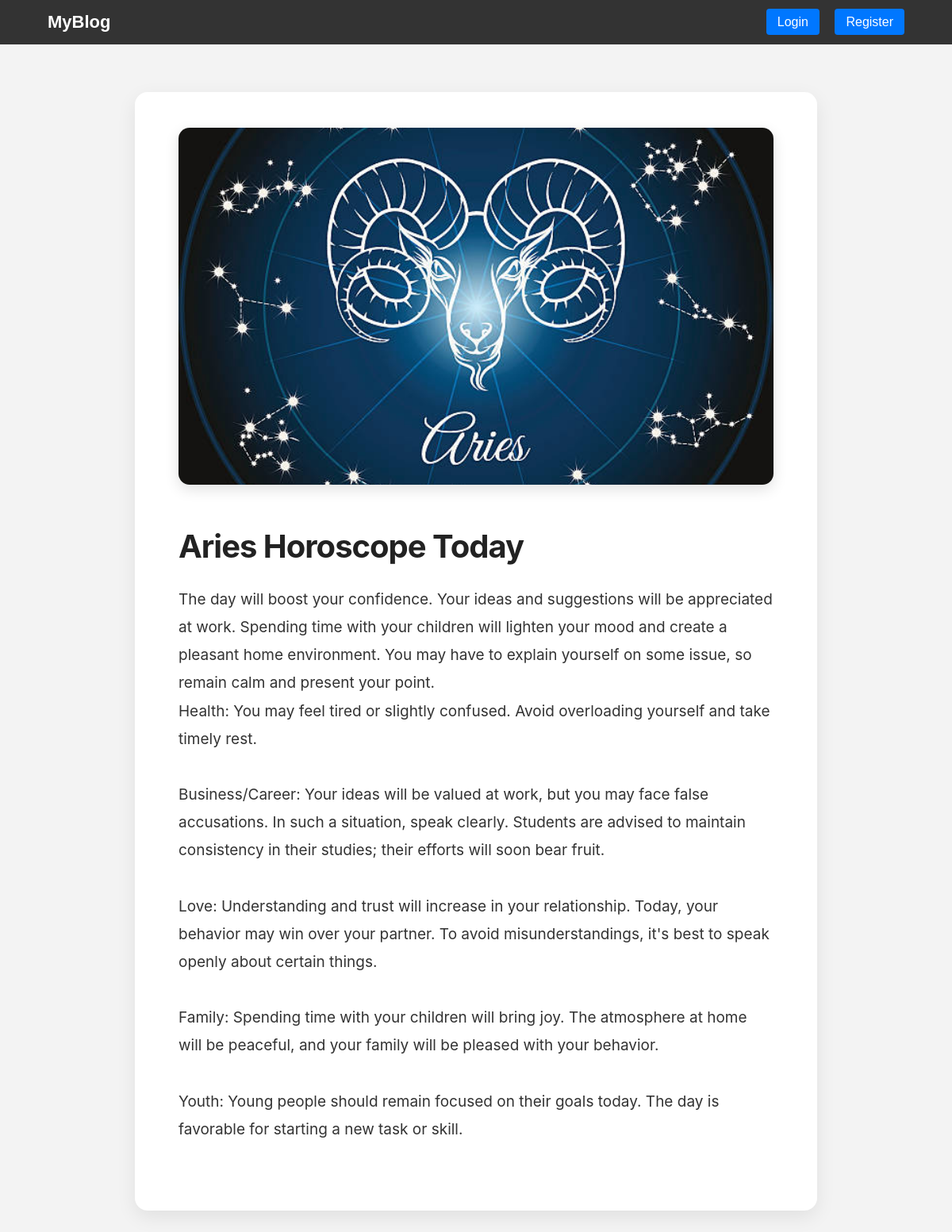
/post/aries-horoscope-today/, run on the app's committed database.
### myapp/models.py (models this page shows, shortened)
class Post(models.Model):
    title = models.CharField(max_length=200)                   # --> Title of the Post
    slug = models.SlugField(unique=True, blank=True)           # --> Slug if requied
    content = models.TextField()                               # --> Content
    author = models.ForeignKey(User, on_delete=models.CASCADE) # --> Author on user created
    created_at = models.DateTimeField(auto_now_add=True)       # --> Created Time
    image = models.ImageField(upload_to='images/', blank=True, null=True)

### myapp/views.py (the view)
# urls.py: path('post/<slug:slug>/', views.details_view, name='details'),
def details_view(request, slug):
    post = get_object_or_404(Post, slug=slug)
    return render(request, 'details.html', {'post': post})

### myapp/templates/details.html (shortened to what this page needs)
{% extends 'base.html' %}
{% block content %}
<div class="post-details">
    {% if post.image %}
        <img src="{{ post.image.url }}" class="detail-image">
    {% endif %}
    <h1 class="detail-title">{{ post.title }}</h1>
    <p class="detail-content">{{ post.content|safe }}</p>
</div>
{% endblock %}

### myapp/static/css/style.css (style rules this page uses)
body { margin: 0; font-family: Arial, sans-serif; background: #f3f3f3; }
.detail-image { width: 100%; border-radius: 10px; }
.detail-title { font-size: 32px; margin-top: 20px; }
.post-details { max-width: 750px; margin: 60px auto; background: #ffffff; padding: 45px 55px; border-radius: 16px; box-shadow: 0 8px 25px rgba(0,0,0,0.08); font-family: "Inter", sans-serif; color: #222; }
.detail-image { width: 100%; max-height: 450px; object-fit: cover; border-radius: 14px; margin-bottom: 30px; box-shadow: 0 6px 18px rgba(0,0,0,0.12); }
.detail-title { font-size: 40px; font-weight: 700; line-height: 1.2; margin-bottom: 25px; letter-spacing: -1px; }
.detail-content { font-size: 19px; line-height: 1.85; color: #333; white-space: pre-line; margin-bottom: 40px; }

### data on the page
Post: image (picture), title "Aries Horoscope Today", content "The day will boost your confidence. Your ideas and suggestions will be appreciated at work. Spending time with your children will lighten your mood and create a pleasant home environment. You may have to explain yourself on some issue, so remain calm and present your point. Health: You may feel tired or slightly confused. Avoid overloading yourself and take timely rest. Business/Career: Your ideas will be valued at work, but you may face false accusations. In such a situation, speak clearly. Students are advised to maintain consistency in their studies; their efforts will soon bear fruit. Love: Understanding and trust will increase in your relationship. Today, your behavior may win over…"
